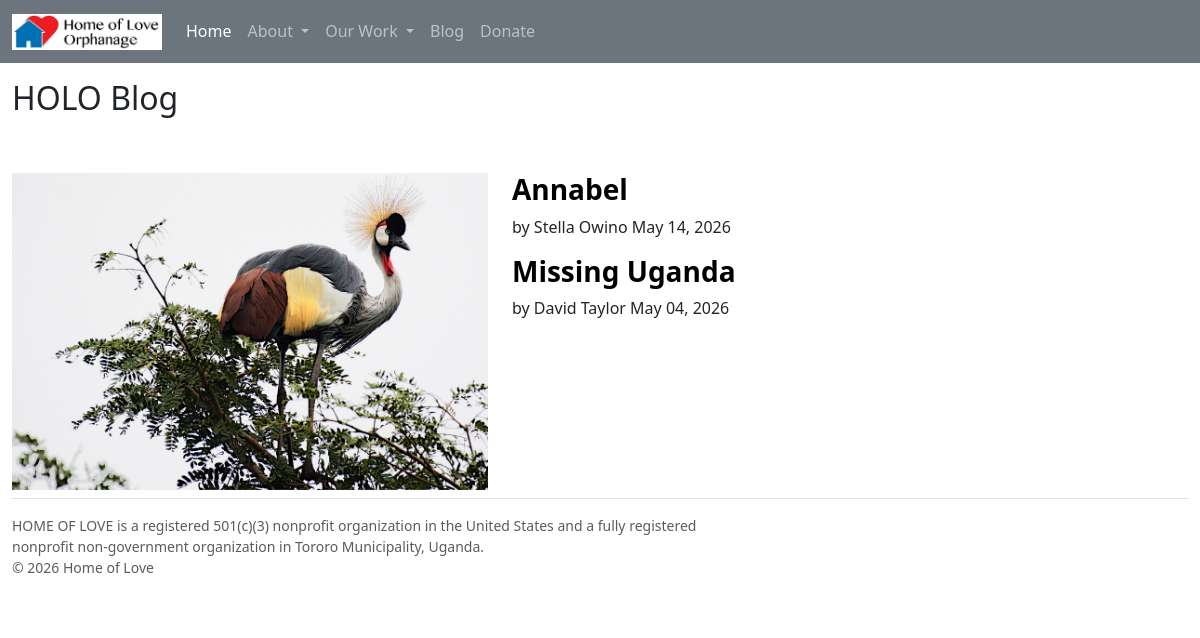
/blog, run on an earlier commit of the app's database.
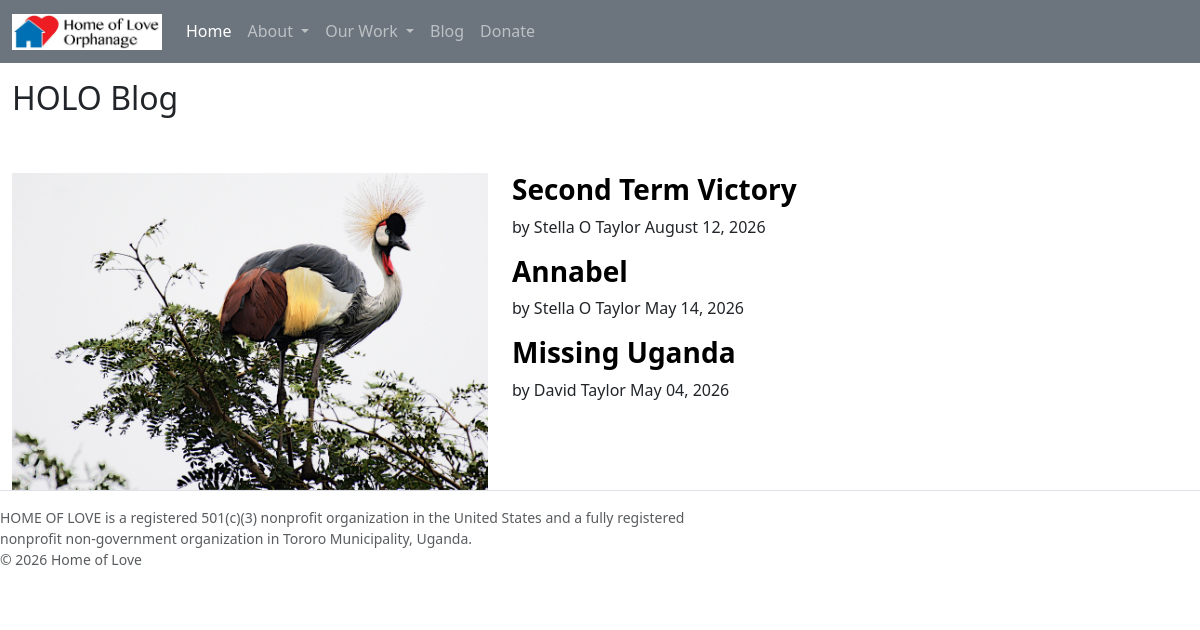
And on a later commit of the database.
### app/models.py (models this page shows, shortened)
class Base(DeclarativeBase):
    pass

class Blog(Base):
    __tablename__ = "blogs_table"
    id: Mapped[int] = mapped_column(primary_key=True)
    title: Mapped[str]
    author: Mapped[str]
    date: Mapped[str]
    body: Mapped[str]
    pagecss: Mapped[Optional[str]]

### app/routes.py (the view)
@bp.route("/blog")
def blog():
    stmt = (db.select(Blog.title, Blog.date, Blog. author, Blog.id)
                      .select_from(Blog)
                      .order_by(Blog.date.desc()))
    blogs = db.session.execute(stmt).all()
    rows = []
    for blog in blogs:
        blog = list(blog)
        blog[1] = iso2mdy(blog[1])
        rows.append(blog)
    templateData = {"rows": rows}
    templateData['title'] = " HOLO Blog"
    return render_template('blog.html', **templateData)

### app/routes.py (called while the page is built)
def iso2mdy(iso_date):
    return datetime.fromisoformat(iso_date).strftime("%B %d, %Y")

### app/templates/blog.html (shortened to what this page needs)
{% extends "base.html" %}
{% block content %}
<div class="container-fluid my-3 mx-8">
    <h2>{{ title }}</h2>
    <br><br>
    <div class="row mb-2">
      <div class="col-5">
          <img src="{{ url_for('static', filename='/images/grey-crowned-crane.jpg') }}" alt="Picture of Children" class="img-fluid">
      </div>
      <div class="col-6">
    {% for row in rows %}
    <div class="row mb-2">
      <h3><a href="{{url_for('views.blogpost', blogid=row[3]) }}">{{ row[0] }}</a></h3>
      <p>by {{ row[2] }} {{ row[1] }}</p>
        {% endfor %}
    </div>
    </div>
    </div>
    </div>
{% endblock %}

### app/templates/base.html (shortened to what this page needs)
<!DOCTYPE html>
<html lang="en">
    <head>
        <link href="https://cdn.jsdelivr.net/npm/bootstrap@5.3.3/dist/css/bootstrap.min.css" rel="stylesheet">
    </head>
    <body>
        {% include 'navbar.html' %}
        {% block content %}
        {% endblock %}
<div class="container-fluid px-0">
  <footer class="d-flex justify-content-start align-items-start text-start w-100 py-3 border-top">
    <div class="col-md-7 d-flex align-items-left">
      <span class="mb-3 mb-md-0 small text-muted">HOME OF LOVE is a registered 501(c)(3) nonprofit organization in the United States and
a fully registered nonprofit non-government organization in Tororo Municipality, Uganda. <p>© 2026 Home of Love</p></span>
    </div>
  </footer>
</div>
    </body>
</html>

### app/templates/navbar.html (shortened to what this page needs)
 <nav class="navbar navbar-expand-lg sticky-top navbar-dark bg-secondary">
      <div class="container-fluid">
        <a class="navbar-brand" href="{{ url_for('views.home') }}">
          <img src="{{ url_for('static', filename='images/HOLO-Logo.jpg') }}" alt="Home of Love" width="150" class="d-inline-block align-text-top">
        </a>
        <div class="collapse navbar-collapse" id="navbarSupportedContent">
          <ul class="navbar-nav me-auto mb-2 mb-lg-0">
            <li class="nav-item">
              <a class="nav-link active" aria-current="page" href="{{ url_for('views.home') }}">Home</a>
            </li>
            <a class="nav-link dropdown-toggle" href="#" id="navbarDropdown" role="button" data-bs-toggle="dropdown" aria-expanded="false">
            About
          </a>
            <a class="nav-link dropdown-toggle" href="#" id="navbarDropdown" role="button" data-bs-toggle="dropdown" aria-expanded="false">
            Our Work
          </a>
            <li class="nav-item">
              <a class="nav-link" href="{{ url_for('views.blog') }}">Blog</a>
            </li>
            <li class="nav-item">
              <a class="nav-link" href="{{ url_for('views.donate') }}">Donate</a>
            </li>
          </ul>
        </div>
      </div>
    </nav>

### app/templates/blog.html (style rules this page uses)
a { text-decoration:none; font-weight: bold; color: black; }

What changed in the data, as far as the page shows it:
added Blog: title "Second Term Victory", author "Stella O Taylor", date "August 12, 2026"
changed Blog "Annabel": author "Stella Owino" → "Stella O Taylor"
